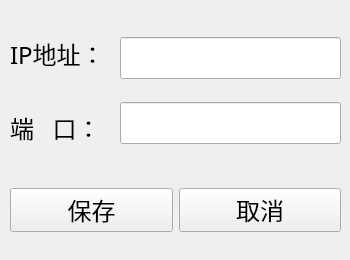
<?xml version="1.0" encoding="UTF-8"?>
<ui version="4.0">
 <class>WindowConnSetting</class>
 <widget class="QMainWindow" name="WindowConnSetting">
  <property name="geometry">
   <rect>
    <x>0</x>
    <y>0</y>
    <width>350</width>
    <height>260</height>
   </rect>
  </property>
  <property name="windowTitle">
   <string>网络通讯参数设置</string>
  </property>
  <property name="windowIcon">
   <iconset>
    <normaloff>res/btn_setting.png</normaloff>res/btn_setting.png</iconset>
  </property>
  <widget class="QWidget" name="WidgetConnSetting">
   <widget class="QWidget" name="verticalLayoutWidget">
    <property name="geometry">
     <rect>
      <x>10</x>
      <y>20</y>
      <width>102</width>
      <height>141</height>
     </rect>
    </property>
    <layout class="QVBoxLayout" name="LayoutConnLabel">
     <item>
      <widget class="QLabel" name="LabelConnIpAddress">
       <property name="font">
        <font>
         <family>微软雅黑</family>
         <pointsize>18</pointsize>
        </font>
       </property>
       <property name="text">
        <string>IP地址：</string>
       </property>
      </widget>
     </item>
     <item>
      <widget class="QLabel" name="LabelConnPort">
       <property name="font">
        <font>
         <family>微软雅黑</family>
         <pointsize>18</pointsize>
        </font>
       </property>
       <property name="text">
        <string>端   口：</string>
       </property>
      </widget>
     </item>
    </layout>
   </widget>
   <widget class="QWidget" name="verticalLayoutWidget_2">
    <property name="geometry">
     <rect>
      <x>120</x>
      <y>20</y>
      <width>221</width>
      <height>141</height>
     </rect>
    </property>
    <layout class="QVBoxLayout" name="LayoutConnEdit">
     <item>
      <widget class="QLineEdit" name="EditConnIpAddress">
       <property name="font">
        <font>
         <family>微软雅黑</family>
         <pointsize>18</pointsize>
        </font>
       </property>
       <property name="text">
        <string/>
       </property>
      </widget>
     </item>
     <item>
      <widget class="QLineEdit" name="EditConnPort">
       <property name="font">
        <font>
         <family>微软雅黑</family>
         <pointsize>18</pointsize>
        </font>
       </property>
       <property name="text">
        <string/>
       </property>
      </widget>
     </item>
    </layout>
   </widget>
   <widget class="QWidget" name="horizontalLayoutWidget">
    <property name="geometry">
     <rect>
      <x>10</x>
      <y>170</y>
      <width>331</width>
      <height>80</height>
     </rect>
    </property>
    <layout class="QHBoxLayout" name="LayoutConnBtn">
     <item>
      <widget class="QPushButton" name="BtnConnSave">
       <property name="font">
        <font>
         <family>微软雅黑</family>
         <pointsize>18</pointsize>
        </font>
       </property>
       <property name="text">
        <string>保存</string>
       </property>
      </widget>
     </item>
     <item>
      <widget class="QPushButton" name="BtnConnCancel">
       <property name="font">
        <font>
         <family>微软雅黑</family>
         <pointsize>18</pointsize>
        </font>
       </property>
       <property name="text">
        <string>取消</string>
       </property>
      </widget>
     </item>
    </layout>
   </widget>
  </widget>
 </widget>
 <resources/>
 <connections/>
</ui>
